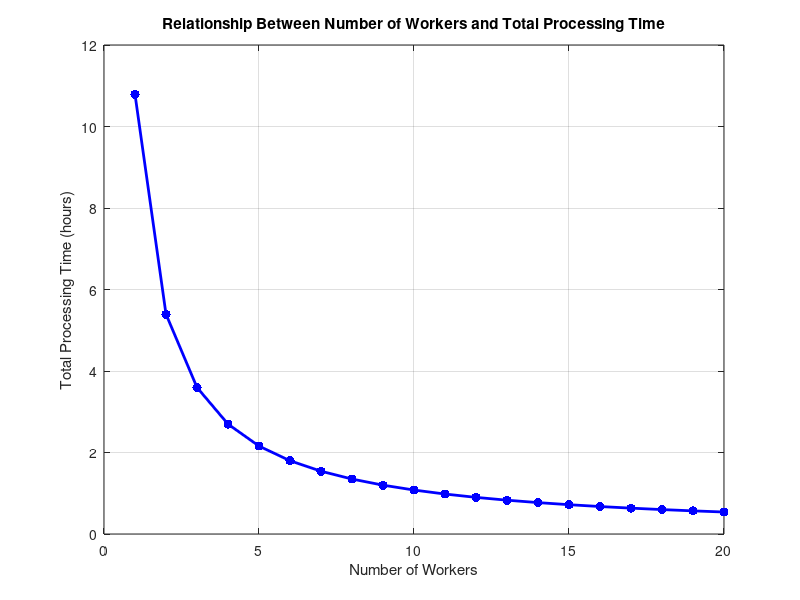
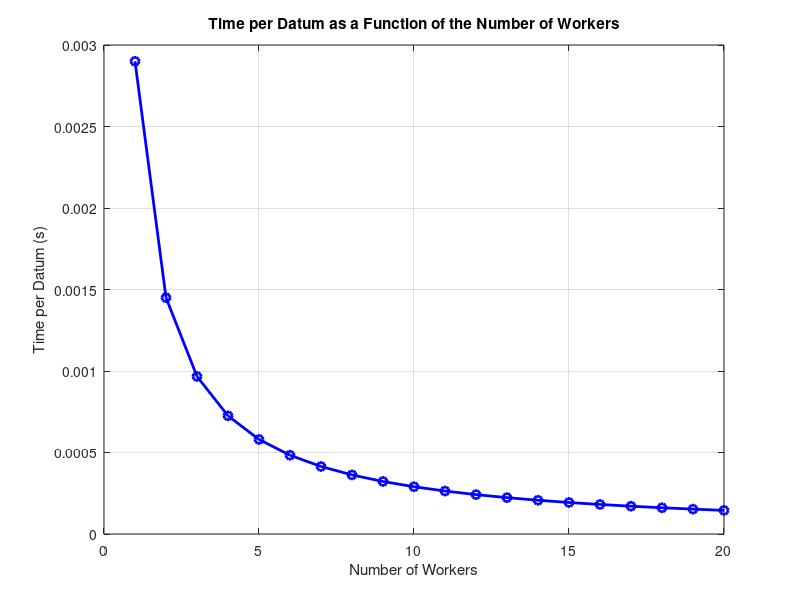

The MATLAB source for these figures, in order:
% Total data
total_data = 6945100;

% Processing time for 10,000 data points with 4 workers in my pc
data_points = 50000;
workers = 4;
processing_time = 69.9

% Processing speed and time for all data points
processing_speed = (data_points / processing_time) / workers;
total_processing_time = total_data / (processing_speed * workers);

% Range of workers to plot
num_workers = 1:20;

% Calculate processing time for each number of workers
processing_times = total_data ./ (processing_speed * num_workers) /3600;

% Plot the results
plot(num_workers, processing_times, 'b.-', 'LineWidth', 2, 'MarkerSize', 20);
xlabel('Number of Workers');
ylabel('Total Processing Time (hours)');
title('Relationship Between Number of Workers and Total Processing Time');
grid on;

figure(2)
% Constants
total_data = 277804 * 25;
subset_data = 10000;
subset_time = 29;
total_time = subset_time * (total_data / subset_data);

% Processing speed
processing_speed = (subset_data / subset_time);
 
% Time per datum as a function of the number of workers
num_workers = 1:20;
time_per_datum = (total_time ./ total_data) ./ num_workers;

% Plot the results
plot(num_workers, time_per_datum, 'b-o', 'LineWidth', 2)
xlabel('Number of Workers')
ylabel('Time per Datum (s)')
title('Time per Datum as a Function of the Number of Workers')
grid on